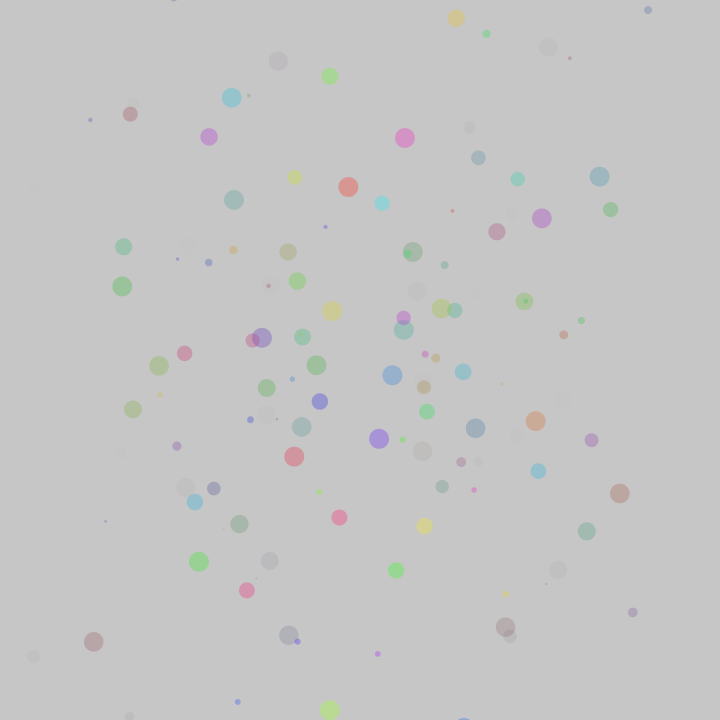
Frame 1 (no input)
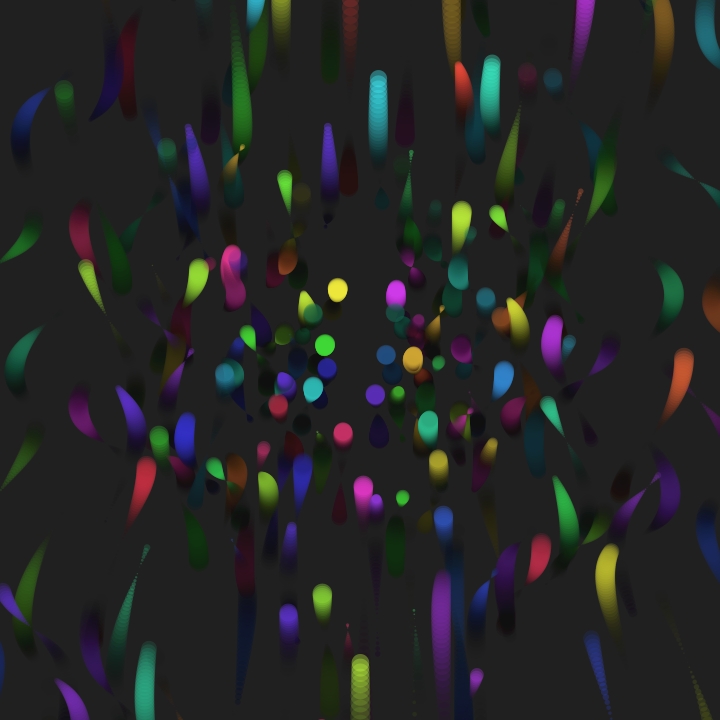
Frame 60 (the mouse pressed at the canvas centre just before this capture)
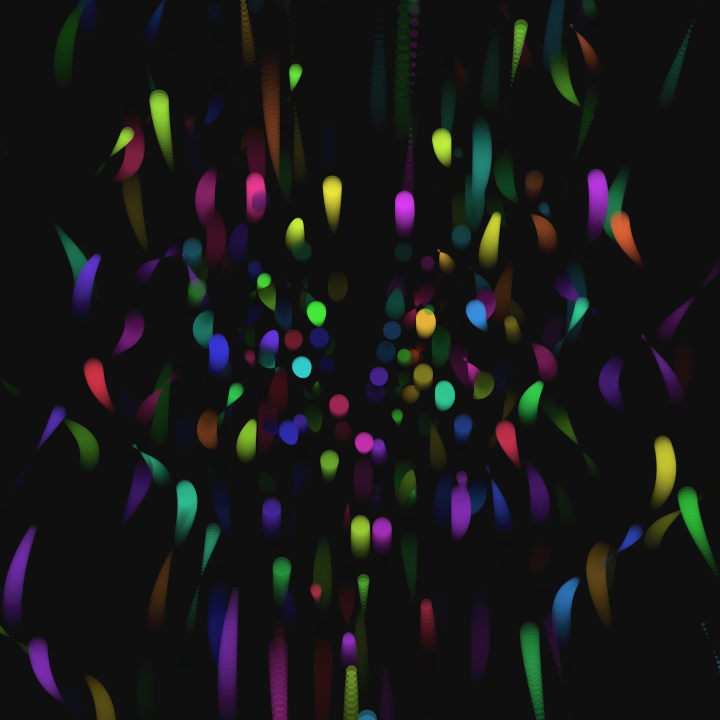
Frame 120 (the mouse held since frame 60 and released just before this capture)

The Processing sketch that drew these frames (run headless with seeded random() and noise(); from frame 60 on, the mouse is pressed at the canvas centre):

// Processing sketch: bit2atom_20210217c_flockingCircles
// ── bit2atom_20210217c_flockingCircles.pde
float t, r, S, T;
void setup() {
  size(720, 720);
  noStroke();
  colorMode(HSB);
}
void draw() {
  fill(0, 8);
  square(0, 0, 721);
  t+=.05;
  for (r=6; r<TAU*9; r+=.2) {
    fill((r*r*r)%255, 192, (S=sq(sin(r+t)))*255, S*99);
    circle(cos(r)*r*(9+(T=sin(t+r*.2)))+360, tan(r*3-t*.1)*r*(9+T)+360, T*20);
  }
}
